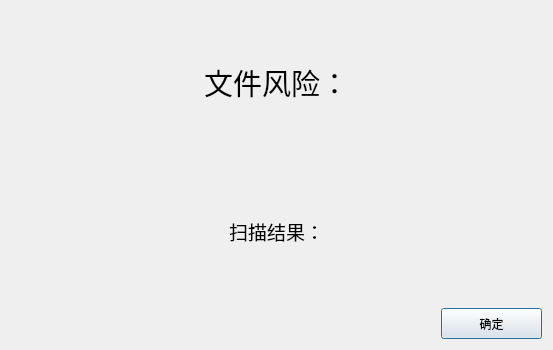
<?xml version="1.0" encoding="UTF-8"?>
<ui version="4.0">
 <class>AnalyserResult</class>
 <widget class="QDialog" name="AnalyserResult">
  <property name="geometry">
   <rect>
    <x>0</x>
    <y>0</y>
    <width>553</width>
    <height>350</height>
   </rect>
  </property>
  <property name="cursor">
   <cursorShape>ArrowCursor</cursorShape>
  </property>
  <property name="windowTitle">
   <string>扫描结果</string>
  </property>
  <layout class="QVBoxLayout" name="verticalLayout">
   <item>
    <widget class="QLabel" name="labWarning">
     <property name="font">
      <font>
       <pointsize>22</pointsize>
      </font>
     </property>
     <property name="text">
      <string>文件风险：</string>
     </property>
     <property name="alignment">
      <set>Qt::AlignCenter</set>
     </property>
    </widget>
   </item>
   <item>
    <widget class="QLabel" name="labResult">
     <property name="font">
      <font>
       <pointsize>14</pointsize>
      </font>
     </property>
     <property name="text">
      <string>扫描结果：</string>
     </property>
     <property name="alignment">
      <set>Qt::AlignCenter</set>
     </property>
    </widget>
   </item>
   <item>
    <layout class="QHBoxLayout" name="horizontalLayout">
     <item>
      <spacer name="horizontalSpacer">
       <property name="orientation">
        <enum>Qt::Horizontal</enum>
       </property>
       <property name="sizeHint" stdset="0">
        <size>
         <width>40</width>
         <height>20</height>
        </size>
       </property>
      </spacer>
     </item>
     <item>
      <widget class="QPushButton" name="pushButton">
       <property name="minimumSize">
        <size>
         <width>101</width>
         <height>31</height>
        </size>
       </property>
       <property name="maximumSize">
        <size>
         <width>101</width>
         <height>31</height>
        </size>
       </property>
       <property name="text">
        <string>确定</string>
       </property>
      </widget>
     </item>
    </layout>
   </item>
  </layout>
 </widget>
 <resources/>
 <connections>
  <connection>
   <sender>pushButton</sender>
   <signal>clicked()</signal>
   <receiver>AnalyserResult</receiver>
   <slot>accept()</slot>
   <hints>
    <hint type="sourcelabel">
     <x>494</x>
     <y>288</y>
    </hint>
    <hint type="destinationlabel">
     <x>276</x>
     <y>174</y>
    </hint>
   </hints>
  </connection>
 </connections>
</ui>
